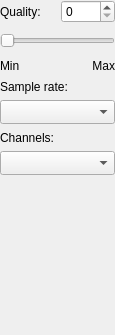
<?xml version="1.0" encoding="UTF-8"?>
<ui version="4.0">
 <class>WidgetFlac</class>
 <widget class="QWidget" name="WidgetFlac">
  <property name="geometry">
   <rect>
    <x>0</x>
    <y>0</y>
    <width>115</width>
    <height>335</height>
   </rect>
  </property>
  <property name="windowTitle">
   <string>Form</string>
  </property>
  <layout class="QVBoxLayout" name="verticalLayout">
   <property name="margin">
    <number>0</number>
   </property>
   <item>
    <layout class="QHBoxLayout" name="horizontalLayout_2" stretch="0,0">
     <item>
      <widget class="QLabel" name="qualityLabel">
       <property name="minimumSize">
        <size>
         <width>45</width>
         <height>23</height>
        </size>
       </property>
       <property name="text">
        <string>Quality:</string>
       </property>
      </widget>
     </item>
     <item>
      <widget class="QSpinBox" name="qualityEdit">
       <property name="minimumSize">
        <size>
         <width>49</width>
         <height>23</height>
        </size>
       </property>
      </widget>
     </item>
    </layout>
   </item>
   <item>
    <widget class="QSlider" name="qualitySlider">
     <property name="minimumSize">
      <size>
       <width>100</width>
       <height>23</height>
      </size>
     </property>
     <property name="orientation">
      <enum>Qt::Horizontal</enum>
     </property>
    </widget>
   </item>
   <item>
    <layout class="QHBoxLayout" name="horizontalLayout_3">
     <item>
      <widget class="QLabel" name="minLabel">
       <property name="minimumSize">
        <size>
         <width>47</width>
         <height>15</height>
        </size>
       </property>
       <property name="text">
        <string>Min</string>
       </property>
      </widget>
     </item>
     <item>
      <widget class="QLabel" name="maxLabel">
       <property name="minimumSize">
        <size>
         <width>47</width>
         <height>15</height>
        </size>
       </property>
       <property name="text">
        <string>Max</string>
       </property>
       <property name="alignment">
        <set>Qt::AlignRight|Qt::AlignTrailing|Qt::AlignVCenter</set>
       </property>
      </widget>
     </item>
    </layout>
   </item>
   <item>
    <widget class="QLabel" name="sampleRateLabel">
     <property name="minimumSize">
      <size>
       <width>100</width>
       <height>15</height>
      </size>
     </property>
     <property name="text">
      <string>Sample rate:</string>
     </property>
    </widget>
   </item>
   <item>
    <widget class="QComboBox" name="sampleRateBox">
     <property name="minimumSize">
      <size>
       <width>100</width>
       <height>24</height>
      </size>
     </property>
    </widget>
   </item>
   <item>
    <widget class="QLabel" name="channelsLabel">
     <property name="minimumSize">
      <size>
       <width>100</width>
       <height>15</height>
      </size>
     </property>
     <property name="text">
      <string>Channels:</string>
     </property>
    </widget>
   </item>
   <item>
    <widget class="QComboBox" name="channelsBox">
     <property name="minimumSize">
      <size>
       <width>100</width>
       <height>24</height>
      </size>
     </property>
    </widget>
   </item>
   <item>
    <spacer name="verticalSpacer">
     <property name="orientation">
      <enum>Qt::Vertical</enum>
     </property>
     <property name="sizeHint" stdset="0">
      <size>
       <width>104</width>
       <height>157</height>
      </size>
     </property>
    </spacer>
   </item>
  </layout>
 </widget>
 <resources/>
 <connections/>
</ui>
